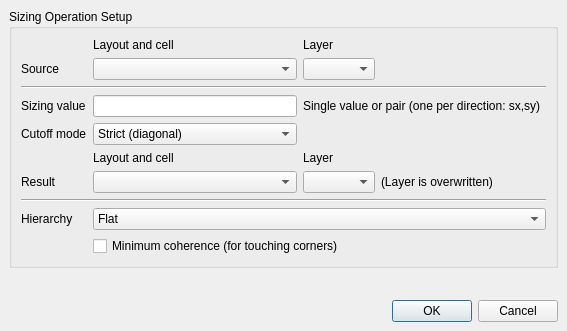
<ui version="4.0" >
 <class>SizingOptionsDialog</class>
 <widget class="QDialog" name="SizingOptionsDialog" >
  <property name="geometry" >
   <rect>
    <x>0</x>
    <y>0</y>
    <width>567</width>
    <height>331</height>
   </rect>
  </property>
  <property name="windowTitle" >
   <string>Sizing Operation</string>
  </property>
  <layout class="QVBoxLayout" >
   <property name="margin" >
    <number>9</number>
   </property>
   <property name="spacing" >
    <number>6</number>
   </property>
   <item>
    <widget class="QGroupBox" name="groupBox" >
     <property name="title" >
      <string>Sizing Operation Setup</string>
     </property>
     <layout class="QGridLayout" >
      <property name="margin" >
       <number>9</number>
      </property>
      <property name="spacing" >
       <number>6</number>
      </property>
      <item row="8" column="1" colspan="3" >
       <widget class="QComboBox" name="hier_mode_cbx" >
        <item>
         <property name="text" >
          <string>Flat</string>
         </property>
        </item>
        <item>
         <property name="text" >
          <string>Top cell only</string>
         </property>
        </item>
        <item>
         <property name="text" >
          <string>Individually for current and subcells (semi hierarchical)</string>
         </property>
        </item>
       </widget>
      </item>
      <item row="6" column="3" >
       <widget class="QLabel" name="label_10" >
        <property name="text" >
         <string>(Layer is overwritten)</string>
        </property>
       </widget>
      </item>
      <item row="5" column="2" >
       <widget class="QLabel" name="label_8" >
        <property name="text" >
         <string>Layer</string>
        </property>
       </widget>
      </item>
      <item row="6" column="1" >
       <widget class="lay::CellViewSelectionComboBox" name="cvr_cbx" />
      </item>
      <item row="3" column="1" >
       <widget class="QLineEdit" name="value_le" />
      </item>
      <item row="7" column="0" colspan="4" >
       <widget class="Line" name="line_2" >
        <property name="orientation" >
         <enum>Qt::Horizontal</enum>
        </property>
       </widget>
      </item>
      <item row="8" column="0" >
       <widget class="QLabel" name="label_7" >
        <property name="text" >
         <string>Hierarchy</string>
        </property>
       </widget>
      </item>
      <item row="1" column="1" >
       <widget class="lay::CellViewSelectionComboBox" name="cv_cbx" />
      </item>
      <item row="6" column="0" >
       <widget class="QLabel" name="label_3" >
        <property name="text" >
         <string>Result</string>
        </property>
       </widget>
      </item>
      <item row="1" column="0" >
       <widget class="QLabel" name="label" >
        <property name="text" >
         <string>Source</string>
        </property>
       </widget>
      </item>
      <item row="0" column="2" >
       <widget class="QLabel" name="label_6" >
        <property name="text" >
         <string>Layer</string>
        </property>
       </widget>
      </item>
      <item row="2" column="0" colspan="4" >
       <widget class="Line" name="line" >
        <property name="orientation" >
         <enum>Qt::Horizontal</enum>
        </property>
       </widget>
      </item>
      <item row="9" column="1" colspan="3" >
       <widget class="QCheckBox" name="min_coherence_cb" >
        <property name="text" >
         <string>Minimum coherence (for touching corners)</string>
        </property>
       </widget>
      </item>
      <item row="1" column="3" >
       <spacer>
        <property name="orientation" >
         <enum>Qt::Horizontal</enum>
        </property>
        <property name="sizeHint" >
         <size>
          <width>40</width>
          <height>20</height>
         </size>
        </property>
       </spacer>
      </item>
      <item row="1" column="2" >
       <widget class="lay::LayerSelectionComboBox" name="layer_cbx" />
      </item>
      <item row="6" column="2" >
       <widget class="lay::LayerSelectionComboBox" name="layerr_cbx" />
      </item>
      <item row="3" column="2" colspan="2" >
       <widget class="QLabel" name="label_2" >
        <property name="text" >
         <string>Single value or pair (one per direction: sx,sy)</string>
        </property>
       </widget>
      </item>
      <item row="0" column="1" >
       <widget class="QLabel" name="label_5" >
        <property name="text" >
         <string>Layout and cell</string>
        </property>
       </widget>
      </item>
      <item row="5" column="1" >
       <widget class="QLabel" name="label_9" >
        <property name="text" >
         <string>Layout and cell</string>
        </property>
       </widget>
      </item>
      <item row="3" column="0" >
       <widget class="QLabel" name="label_4" >
        <property name="text" >
         <string>Sizing value</string>
        </property>
       </widget>
      </item>
      <item row="4" column="0" >
       <widget class="QLabel" name="label_11" >
        <property name="text" >
         <string>Cutoff mode</string>
        </property>
       </widget>
      </item>
      <item row="4" column="1" >
       <widget class="QComboBox" name="cutoff_cbx" >
        <item>
         <property name="text" >
          <string>Strict (diagonal)</string>
         </property>
        </item>
        <item>
         <property name="text" >
          <string>Strong (octagon)</string>
         </property>
        </item>
        <item>
         <property name="text" >
          <string>Moderate (sharp bends only)</string>
         </property>
        </item>
        <item>
         <property name="text" >
          <string>Weak (sharps bends >135 deg.)</string>
         </property>
        </item>
        <item>
         <property name="text" >
          <string>Long limit (x10)</string>
         </property>
        </item>
        <item>
         <property name="text" >
          <string>Extreme limit (x100)</string>
         </property>
        </item>
       </widget>
      </item>
     </layout>
    </widget>
   </item>
   <item>
    <spacer>
     <property name="orientation" >
      <enum>Qt::Vertical</enum>
     </property>
     <property name="sizeHint" >
      <size>
       <width>506</width>
       <height>51</height>
      </size>
     </property>
    </spacer>
   </item>
   <item>
    <widget class="QDialogButtonBox" name="buttonBox" >
     <property name="orientation" >
      <enum>Qt::Horizontal</enum>
     </property>
     <property name="standardButtons" >
      <set>QDialogButtonBox::Cancel|QDialogButtonBox::NoButton|QDialogButtonBox::Ok</set>
     </property>
    </widget>
   </item>
  </layout>
 </widget>
 <customwidgets>
  <customwidget>
   <class>lay::CellViewSelectionComboBox</class>
   <extends>QComboBox</extends>
   <header>layWidgets.h</header>
  </customwidget>
  <customwidget>
   <class>lay::LayerSelectionComboBox</class>
   <extends>QComboBox</extends>
   <header>layWidgets.h</header>
  </customwidget>
 </customwidgets>
 <resources/>
 <connections>
  <connection>
   <sender>buttonBox</sender>
   <signal>accepted()</signal>
   <receiver>SizingOptionsDialog</receiver>
   <slot>accept()</slot>
   <hints>
    <hint type="sourcelabel" >
     <x>248</x>
     <y>254</y>
    </hint>
    <hint type="destinationlabel" >
     <x>157</x>
     <y>274</y>
    </hint>
   </hints>
  </connection>
  <connection>
   <sender>buttonBox</sender>
   <signal>rejected()</signal>
   <receiver>SizingOptionsDialog</receiver>
   <slot>reject()</slot>
   <hints>
    <hint type="sourcelabel" >
     <x>316</x>
     <y>260</y>
    </hint>
    <hint type="destinationlabel" >
     <x>286</x>
     <y>274</y>
    </hint>
   </hints>
  </connection>
 </connections>
</ui>
